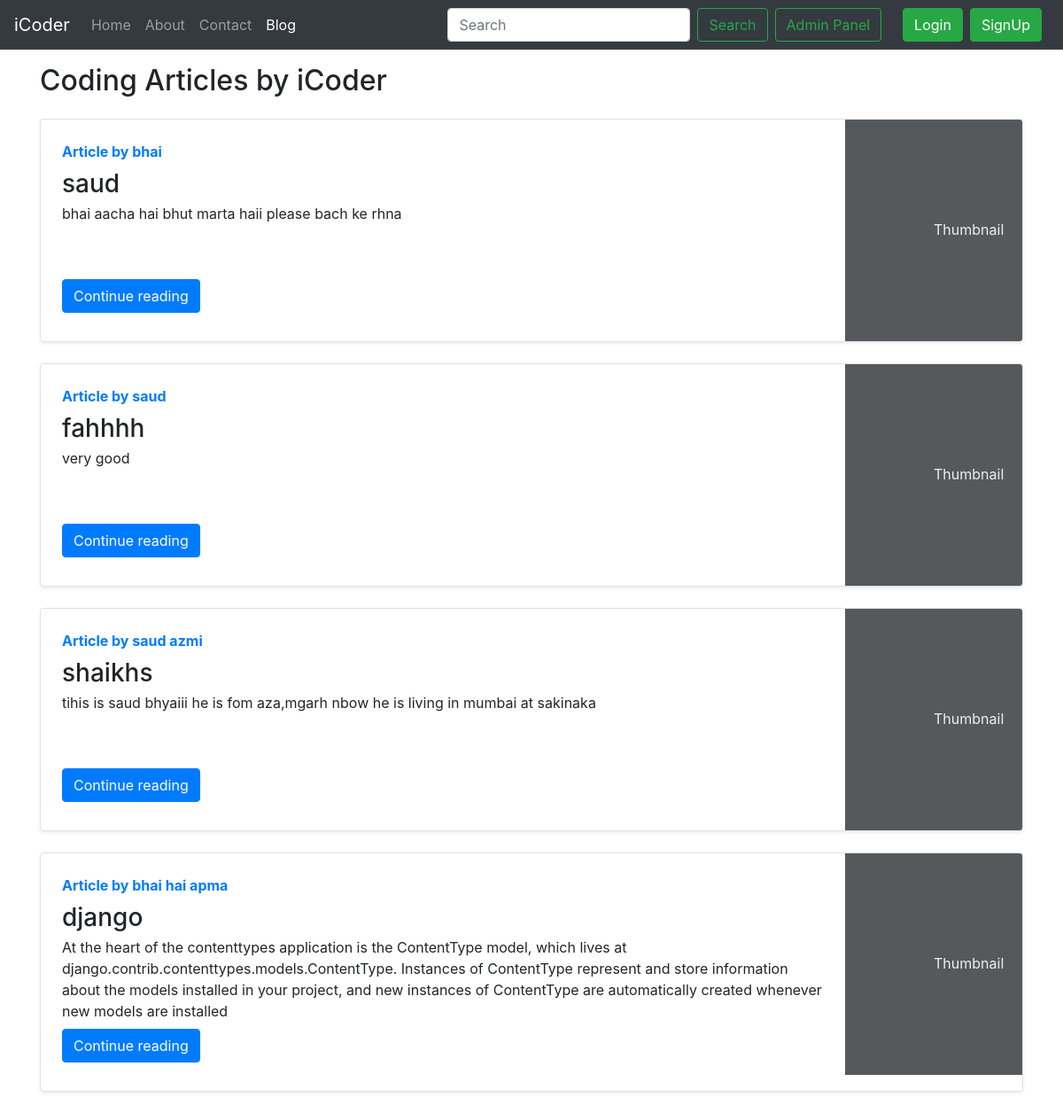
Screenshot of /blog/ with the database file from the repository.
### blog/models.py (models this page shows, shortened)
class Post(models.Model):
    sno=models.AutoField(primary_key=True)
    title=models.CharField(max_length=255)
    author=models.CharField(max_length=14)
    slug=models.CharField(max_length=130)
    timeStamp=models.DateTimeField(blank=True)
    content=models.TextField()

### blog/views.py (the view)
# urls.py: path('', views.blogHome, name='blogHome'),
def blogHome(request):
    allPosts= Post.objects.all()
    contexts={'allPosts': allPosts}
    return render(request, "blog/blogHome.html", contexts)

### templates/blog/blogHome.html (shortened to what this page needs)
{% extends 'base.html' %}
{% block blogactive %} active {% endblock blogactive %}
{% block body %}
<div class="container my-3">
    <h2>Coding Articles by iCoder</h2>
    {% for post in allPosts  %}
    <div class="row no-gutters border rounded overflow-hidden flex-md-row mb-4 shadow-sm h-md-250 my-4 position-relative">
        <div class="col p-4 d-flex flex-column position-static">
            <strong class="d-inline-block mb-2 text-primary">Article  by {{post.author}}</strong>
            <h3 class="mb-0">{{post.title}}</h3>
            <p class="card-text mb-auto">{{post.content| truncatechars:500}}</p>
            <div class="my-2">
            	<a href="/blog/{{post.slug}}" role="button" class="btn btn-primary">Continue reading</a>
            </div>
        </div>
        <div class="col-auto d-none d-lg-block">
            <svg class="bd-placeholder-img" width="200" height="250" xmlns="http://www.w3.org/2000/svg" preserveAspectRatio="xMidYMid slice" focusable="false" role="img" aria-label="Placeholder: Thumbnail">
                <rect width="100%" height="100%" fill="#55595c"></rect><text x="50%" y="50%" fill="#eceeef" dy=".3em">Thumbnail</text>
            </svg>
        </div>
        </div>
        {% endfor %}
    </div>
 {% endblock %}

### templates/base.html (shortened to what this page needs)
<!doctype html>
<html lang="en">
  <head>
    <link rel="stylesheet" href="https://stackpath.bootstrapcdn.com/bootstrap/4.5.2/css/bootstrap.min.css">
  </head>
  <body>
    <nav class="navbar navbar-expand-lg navbar-dark bg-dark">
        <a class="navbar-brand" href="/">iCoder</a>
        <div class="collapse navbar-collapse" id="navbarSupportedContent">
          <ul class="navbar-nav mr-auto">
            <li class="nav-item {% block homeactive %}  {% endblock homeactive %}">
              <a class="nav-link" href="/">Home <span class="sr-only">(current)</span></a>
            </li>
            <li class="nav-item {% block aboutactive %}  {% endblock aboutactive %}" >
              <a class="nav-link" href="/about">About</a>
            </li>
            <li class="nav-item {% block contactactive %}  {% endblock contactactive %} ">
              <a class="nav-link" href="/contact">Contact</a>
            </li>
            <li class="nav-item {% block blogactive %}  {% endblock blogactive %} ">
              <a class="nav-link" href="/blog">Blog</a>
            </li>
          </ul>
          <form method="get" action="/search"class="form-inline my-2 my-lg-0 mx-3">
            <input class="form-control mr-sm-2" type="search" placeholder="Search" aria-label="Search" name="query" id="query">
            <button class="btn btn-outline-success my-2 my-sm-0 " type="submit">Search</button>
            <a href="/admin" role="button" target="_blank" class="btn btn-outline-success m-2 my-sm-0"> Admin Panel </a>
          </form>
<button type="button" class="btn btn-success mr-2" data-toggle="modal" data-target="#loginModal">
Login
</button>
<button type="button" class="btn btn-success mr-2" data-toggle="modal" data-target="#signupModal">
SignUp
</button>
        </div>
      </nav>
      {% block body %}  {% endblock body %}
  </body>
</html>

### rows the page displays
Post: author "bhai", title "saud", content "bhai aacha hai bhut marta haii please bach ke rhna"
Post: author "saud", title "fahhhh", content "very good"
Post: author "saud azmi", title "shaikhs", content "tihis is saud bhyaiii he is fom aza,mgarh nbow he is living in mumbai at sakinaka"
Post: author "bhai hai apma", title "django", content "At the heart of the contenttypes application is the ContentType model, which lives at django.contrib.contenttypes.models.ContentType. Instances of ContentType represent and store information about the models installed in your project, and new instances of ContentType are automatically created whenever new models are installed"
